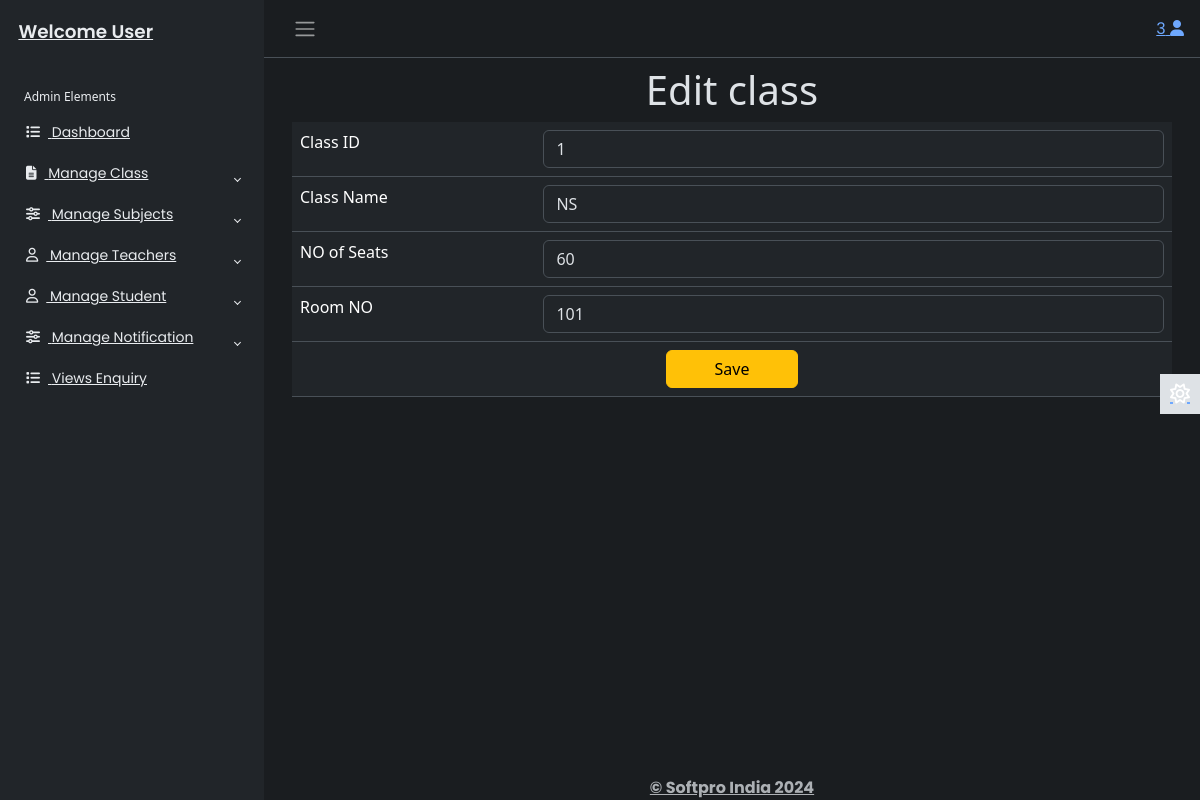
The page /adminapp/editclass/1 (signed in) on the database its author committed.
### adminapp/models.py (models this page shows)
class Classes(models.Model):
    cid=models.IntegerField(primary_key=True,auto_created=True)
    class_name=models.CharField(max_length=30)
    seats=models.IntegerField()
    roomno=models.CharField(max_length=50)
    created_date=models.DateTimeField()

### adminapp/views.py (the view)
# urls.py: path('editclass/<id>',views.editclass,name='editclass'),
@cache_control(no_store=True,no_cache=True,must_revalidate=True)
def editclass(request,id):
    try:
         if request.session['adminid']!=None:
             adminid=request.session['adminid']
             cl=Classes.objects.get(cid=id)
             if request.method == 'POST':
                class_name=request.POST['class_name']
                seats=request.POST['seats']
                roomno=request.POST['roomno']
                Classes.objects.filter(cid=id).update(class_name=class_name,seats=seats,roomno=roomno)
                return redirect('adminapp:viewclass')
             return render(request,'editclass.html',{'adminid':adminid,'cl':cl})
    except KeyError:
        return redirect('login')

### adminapp/templates/editclass.html (shortened to what this page needs)
{% extends 'adminbase.html' %}
{% load static %}
{% block admin %}
<div class="row">
    <div class="col-sm-12">
        <h1 class="text-center">Edit class</h1>
        <form method="post">
            <table class="table">
                <tr>
                    <td>Class ID</td>
                    <td>
                        <input type="text" name="cid" value="{{cl.cid}}" class="form-control" readonly>
                    </td>
                </tr>
                <tr>
                    <td>Class Name</td>
                    <td>
                        <input type="text" name="class_name" value="{{cl.class_name}}" class="form-control" >
                    </td>
                </tr>
                <tr>
                    <td>NO of Seats</td>
                    <td>
                        <input type="number" name="seats" value="{{cl.seats}}" class="form-control">
                    </td>
                </tr>
                <tr>
                    <td>Room NO</td>
                    <td>
                        <input type="text" name="roomno" value="{{cl.roomno}}" class="form-control">
                    </td>
                </tr>
                <tr>
                    <td colspan="2" class="text-center">
                    <button type="Submit" class=" btn btn-warning px-5">Save</button>
                </tr>
            </table>
        </form>
    </div>
</div>
{%endblock%}

### adminapp/static/css/adminstyle.css (style rules this page uses)
body { font-family: 'Poppins', sans-serif; font-size: 0.875rem; opacity: 1; overflow-y: scroll; margin: 0; }

### rows shown on the page
Classes: cid "1", class_name "NS", seats "60", roomno "101"

### other values the page prints
{{ adminid }} "3"
